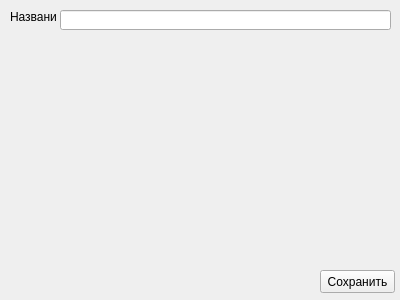
<?xml version="1.0" encoding="UTF-8"?>
<ui version="4.0">
 <class>Form</class>
 <widget class="QWidget" name="Form">
  <property name="geometry">
   <rect>
    <x>0</x>
    <y>0</y>
    <width>400</width>
    <height>300</height>
   </rect>
  </property>
  <property name="windowTitle">
   <string>Редактирование записи</string>
  </property>
  <widget class="QLabel" name="label">
   <property name="geometry">
    <rect>
     <x>10</x>
     <y>10</y>
     <width>47</width>
     <height>13</height>
    </rect>
   </property>
   <property name="text">
    <string>Название</string>
   </property>
  </widget>
  <widget class="QLineEdit" name="le_title">
   <property name="geometry">
    <rect>
     <x>60</x>
     <y>10</y>
     <width>331</width>
     <height>20</height>
    </rect>
   </property>
  </widget>
  <widget class="QPushButton" name="btn_save">
   <property name="geometry">
    <rect>
     <x>320</x>
     <y>270</y>
     <width>75</width>
     <height>23</height>
    </rect>
   </property>
   <property name="text">
    <string>Сохранить</string>
   </property>
  </widget>
 </widget>
 <resources/>
 <connections/>
</ui>
